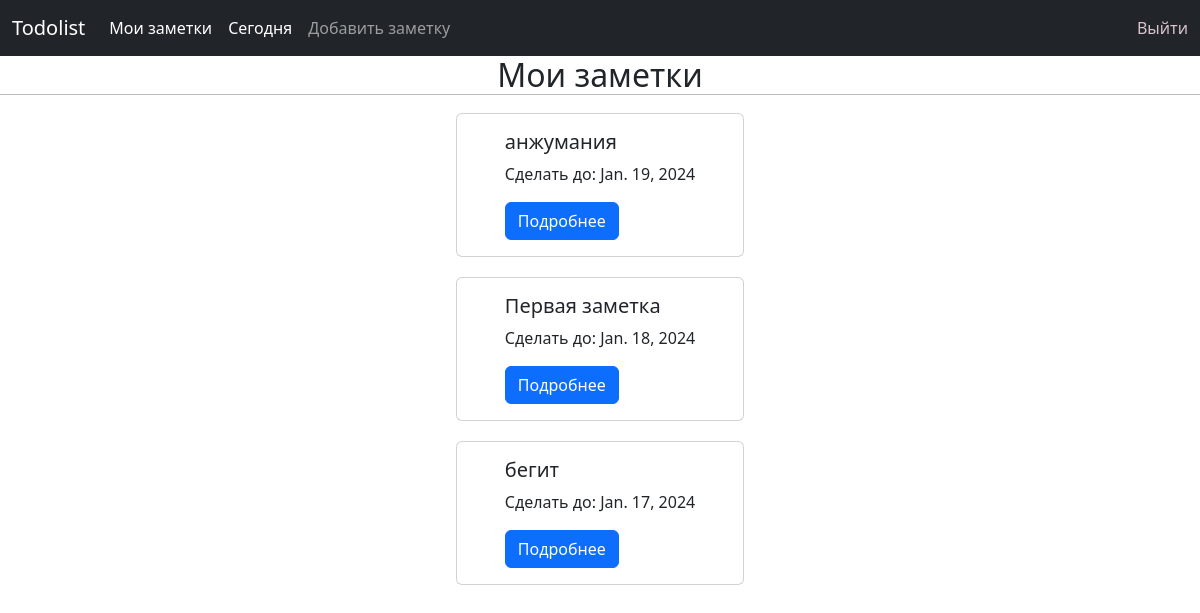
Screenshot of /notes/ (signed in) with the database file from the repository.
### notes/models.py (models this page shows, shortened)
class Note(models.Model):
    STATUS_CHOICES = [
        ('ToDo', 'Не сделано'),
        ('Completed', 'Сделано'),
    ]
    title = models.CharField(max_length=200)
    created = models.DateTimeField(auto_now_add=True)
    datetodo = models.DateField()
    status = models.CharField(
        max_length=20, choices=STATUS_CHOICES, default='ToDo')
    description = models.TextField(blank=True, null=True)
    user = models.ForeignKey(User,
                             on_delete=models.CASCADE,
                             related_name='notes_created')
    class Meta:
        ordering = ['-created']

### notes/views.py (the view)
# urls.py: path('', views.list_view, name='list_view'),
def list_view(request):
    all_notes = Note.objects.filter(user=request.user).order_by('-datetodo')
    return render(request, 'notes/list.html', {'all_notes': all_notes})

### notes/templates/notes/list.html (shortened to what this page needs)
{% extends 'base.html' %}
{% block content %}
  <h2 style="text-align: center;">Мои заметки</h2>
  {% for note in all_notes %}
    <div style="display: flex; justify-content: center; align-items: center;">
      <div class="card" style="width: 18rem; display: flex; justify-content: center; align-items: center; margin: 10px;">
          <div class="card-body">
          <h5 class="card-title">{{ note.title }}</h5>
          <p class="card-text">Сделать до: {{ note.datetodo }}</p>
          <a href="{% url 'notes:detail_view' note.id %}" class="btn btn-primary">Подробнее</a>
          </div>
      </div>
    </div>
  {% empty %}
    <h5 class="ah2">У вас пока нет заметок, вы можете <a href="{% url 'notes:create_view' %}">создать</a> свою первую заметку</h5>
  {% endfor %}
{% endblock content %}

### notes/static/css/css.css (style rules this page uses)
h2 { border-bottom:1px solid #bbb; }

### rows the page displays
Note: title "анжумания", datetodo "Jan. 19, 2024"
Note: title "Первая заметка", datetodo "Jan. 18, 2024"
Note: title "бегит", datetodo "Jan. 17, 2024"
